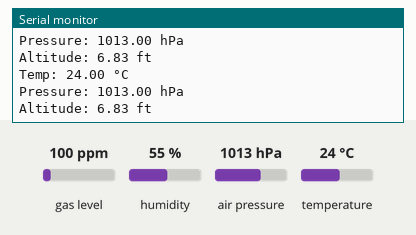
The sketch below on a simulated Arduino Mega 2560, built for the host (arithmetic inside an expression is 32-bit, double 64-bit). Parts: the last lines printed to the serial monitor. The test bench sets the inputs (shaded band); at power-on: air pressure 1013 hPa, temperature 24 °C, gas level 100 ppm, humidity 55 %.

Above: at 1.2 s.
1.3 s: air pressure set to 952 hPa
At 2.0 s:
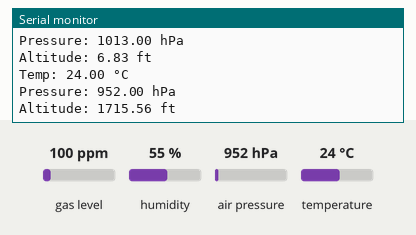
2.8 s: temperature set to 12 °C
At 4.0 s:
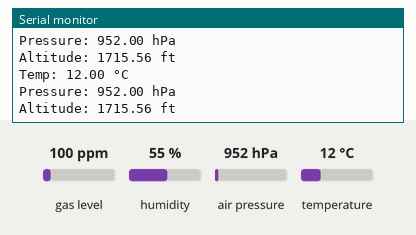
4.3 s: air pressure set to 975 hPa
At 5.3 s:
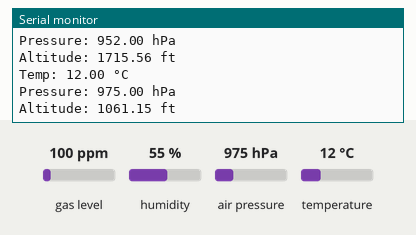
Timing chart, 0 to 7.3 s (numbered marks = the images above; inputs shaded):
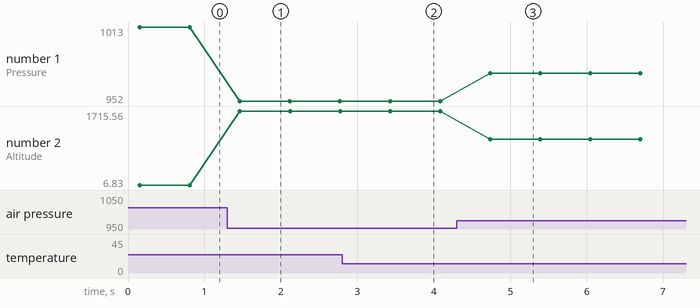

Measured:
- after the input at 1.3 s, the serial monitor: prints a new line after 0.16 s (image 1)
- after the input at 2.8 s, the serial monitor: prints a new line after 0.63 s (image 2)
- after the input at 4.3 s, the serial monitor: prints a new line after 0.44 s (image 3)
- plotted number 1: 1013 → 952 after the input at 1.3 s, 952 → 975 after the input at 4.3 s
- plotted number 2: 6.83 → 1715.56 after the input at 1.3 s, 1715.56 → 1061.15 after the input at 4.3 s

The sketch:

bmp390_test.ino
```cpp
/*
for HT Wireless Tracker - OLD!!!
*/

#include <Wire.h>
#include <Adafruit_BMP3XX.h>

#define SDA_PIN 47
#define SCL_PIN 48

Adafruit_BMP3XX bmp;

void setup() {
  Serial.begin(115200);
  Wire.begin(SDA_PIN, SCL_PIN);

  if (!bmp.begin_I2C()) {  // Default I2C addr is 0x77 (0x76 also possible)
    Serial.println("BMP390 not found!");
    while (1)
      ;
  }
  bmp.setTemperatureOversampling(BMP3_OVERSAMPLING_8X);
  bmp.setPressureOversampling(BMP3_OVERSAMPLING_4X);
  bmp.setIIRFilterCoeff(BMP3_IIR_FILTER_COEFF_3);
  bmp.setOutputDataRate(BMP3_ODR_50_HZ);
}

void loop() {
  if (!bmp.performReading()) {
    Serial.println("Failed to read BMP390");
    return;
  }
  Serial.print("Temp: ");
  Serial.print(bmp.temperature);
  Serial.println(" °C");
  Serial.print("Pressure: ");
  Serial.print(bmp.pressure / 100.0);
  Serial.println(" hPa");
  float altitude_m = bmp.readAltitude(1013.25); // ref sea-level pressure in hPa
  float altitude_ft = altitude_m * 3.28084;
  Serial.print("Altitude: ");
  Serial.print(altitude_ft);
  Serial.println(" ft");
  delay(500);
}
```
